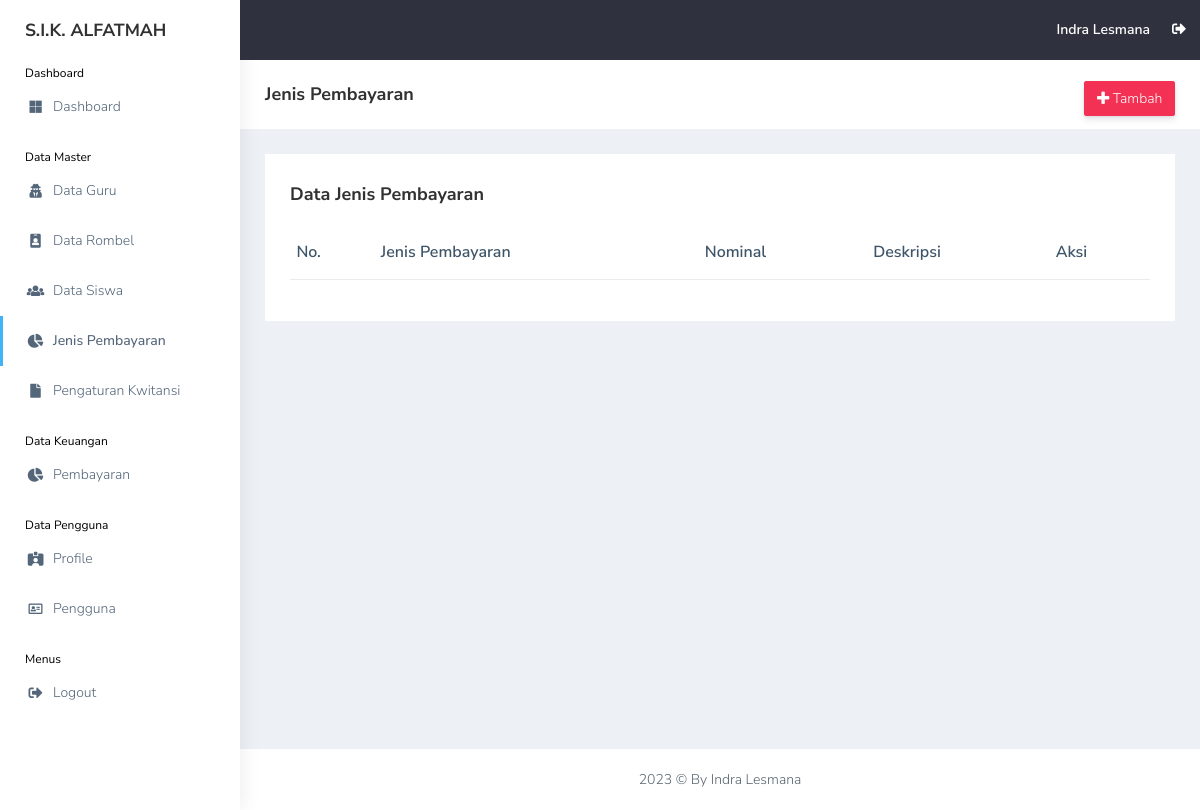
Page /view_master/pembayaran.php (signed in) on the earlier database version.
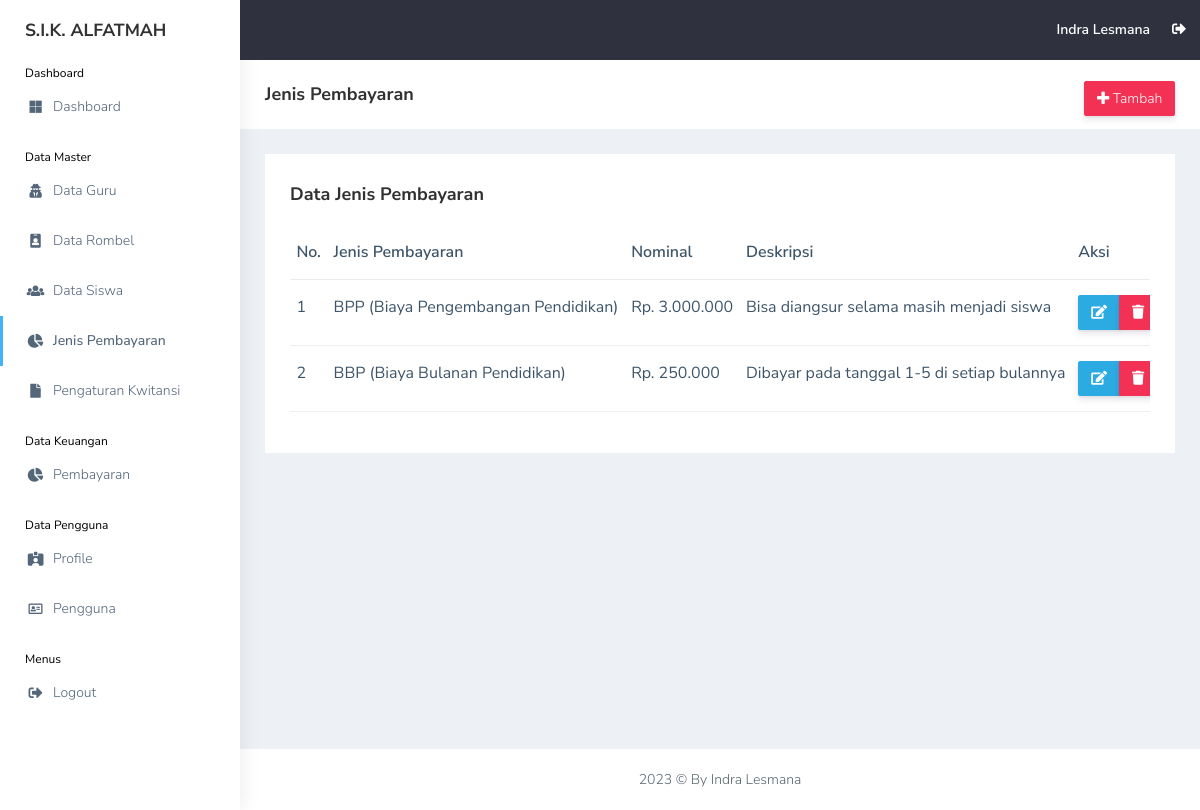
Same page on the later database version.
### tables this page shows
CREATE TABLE `jenis_pembayaran` (
  `id_jenis_pembayaran` int(11) NOT NULL,
  `jenis_pembayaran` varchar(255) NOT NULL,
  `nominal` int(11) NOT NULL,
  `deskripsi` text NOT NULL
);

### functions.php (called while the page is built, shortened)
<?php
$conn = mysqli_connect("localhost", "root", "", "db_sika");
function query($query)
{
    global $conn;
    $result = mysqli_query($conn, $query);
    $rows = [];
    while ($row = mysqli_fetch_assoc($result)) {
        $rows[] = $row;
    }
    return $rows;
}

### view_master/pembayaran.php (the view, shortened to what this page needs)
<?php
include "../templates/header.php";
$jenis_pembayaran = query(
    "SELECT * FROM jenis_pembayaran"
);
?>
<div class="page-breadcrumb bg-white">
    <div class="row align-items-center">
        <div class="col-lg-3 col-md-4 col-sm-4 col-xs-12">
            <h4 class="page-title">Jenis Pembayaran</h4>
        </div>
        <div class="col-lg-9 col-sm-8 col-md-8 col-xs-12">
            <div class="d-md-flex">
                <ol class="breadcrumb ms-auto">
                    <li><a href="pembayaran_add.php"
                            class="btn btn-danger  d-none d-md-block pull-right ms-3 hidden-xs hidden-sm waves-effect waves-light text-white"><i
                                class="fas fa-plus"></i> Tambah</a>
                    </li>
                </ol>
            </div>
        </div>
    </div>
</div>
<div class="container-fluid">
    <div class="row">
        <div class="col-md-12 col-lg-12 col-sm-12">
            <div class="white-box">
                <div class="d-md-flex mb-3">
                    <h3 class="box-title mb-0">Data Jenis Pembayaran</h3>
                </div>
                <div class="table-responsive">
                    <table class="table no-wrap">
                        <thead>
                            <tr>
                                <th class="border-top-0">No.</th>
                                <th class="border-top-0">Jenis Pembayaran</th>
                                <th class="border-top-0">Nominal</th>
                                <th class="border-top-0">Deskripsi</th>
                                <th class="border-top-0">Aksi</th>
                            </tr>
                        </thead>
                        <tbody>
                            <?php $i = 1; ?>
                            <?php foreach ($jenis_pembayaran as $jp): ?>
                                <tr>
                                    <td>
                                        <?= $i; ?>
                                    </td>
                                    <td class="txt-oflo">
                                        <?= $jp["jenis_pembayaran"]; ?>
                                    </td>
                                    <td class="txt-oflo">
                                        Rp.
                                        <?= number_format($jp["nominal"], 0, ',', '.'); ?>
                                    </td>
                                    <td class="txt-oflo">
                                        <?= $jp["deskripsi"]; ?>
                                    </td>
                                    <td>
                                        <div class="btn-group btn-group-toggle" data-toggle="buttons">
                                            <a href="pembayaran_edit.php?id_jenis_pembayaran=<?= $jp["id_jenis_pembayaran"] ?>"
                                                class="btn btn-info text-white"><i class="fas fa-edit"></i></a>
                                            <a href="pembayaran_delete.php?id_jenis_pembayaran=<?= $jp["id_jenis_pembayaran"] ?>"
                                                class="btn btn-danger text-white"
                                                onclick="return confirm('Yakin ingin menghapus <?= $jp['jenis_pembayaran']; ?>?');"><i
                                                    class="fas fa-trash"></i></a>
                                        </div>
                                    </td>
                                </tr>
                                <?php $i++; ?>
                            <?php endforeach; ?>
                        </tbody>
                    </table>
                </div>
            </div>
        </div>
    </div>
</div>
<?php
include "../templates/footer.php";
?>

Differences in the rows shown:
added jenis_pembayaran: jenis_pembayaran "BPP (Biaya Pengembangan Pendidikan)", nominal "3.000.000", deskripsi "Bisa diangsur selama masih menjadi siswa"
added jenis_pembayaran: jenis_pembayaran "BBP (Biaya Bulanan Pendidikan)", nominal "250.000", deskripsi "Dibayar pada tanggal 1-5 di setiap bulannya"
